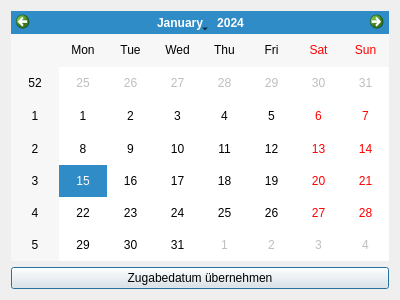
<?xml version="1.0" encoding="UTF-8"?>
<ui version="4.0">
 <class>DialogDatum</class>
 <widget class="QDialog" name="DialogDatum">
  <property name="geometry">
   <rect>
    <x>0</x>
    <y>0</y>
    <width>400</width>
    <height>300</height>
   </rect>
  </property>
  <property name="windowTitle">
   <string>Entnahmezeitpunkt</string>
  </property>
  <layout class="QVBoxLayout" name="verticalLayout">
   <item>
    <widget class="QCalendarWidget" name="calendarWidget">
     <property name="gridVisible">
      <bool>false</bool>
     </property>
    </widget>
   </item>
   <item>
    <widget class="QPushButton" name="pushButton">
     <property name="text">
      <string>Zugabedatum übernehmen</string>
     </property>
    </widget>
   </item>
  </layout>
 </widget>
 <resources/>
 <connections/>
</ui>
